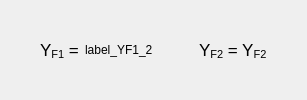
           <widget class="QFrame" name="frame_97">
            <property name="frameShape">
             <enum>QFrame::NoFrame</enum>
            </property>
            <property name="frameShadow">
             <enum>QFrame::Raised</enum>
            </property>
            <layout class="QGridLayout" name="gridLayout_178">
             <property name="margin">
              <number>0</number>
             </property>
             <item row="0" column="0">
              <widget class="QLabel" name="label_636">
               <property name="text">
                <string>&lt;!DOCTYPE HTML PUBLIC &quot;-//W3C//DTD HTML 4.0//EN&quot; &quot;http://www.w3.org/TR/REC-html40/strict.dtd&quot;&gt;
&lt;html&gt;&lt;head&gt;&lt;meta name=&quot;qrichtext&quot; content=&quot;1&quot; /&gt;&lt;style type=&quot;text/css&quot;&gt;
p, li { white-space: pre-wrap; }
&lt;/style&gt;&lt;/head&gt;&lt;body style=&quot; font-family:'Lucida Grande'; font-size:13pt; font-weight:400; font-style:normal;&quot;&gt;
&lt;p style=&quot; margin-top:0px; margin-bottom:0px; margin-left:0px; margin-right:0px; -qt-block-indent:0; text-indent:0px;&quot;&gt;Y&lt;span style=&quot; vertical-align:sub;&quot;&gt;F1&lt;/span&gt; =&lt;/p&gt;&lt;/body&gt;&lt;/html&gt;</string>
               </property>
               <property name="indent">
                <number>40</number>
               </property>
              </widget>
             </item>
             <item row="0" column="4">
              <spacer name="horizontalSpacer_188">
               <property name="orientation">
                <enum>Qt::Horizontal</enum>
               </property>
               <property name="sizeHint" stdset="0">
                <size>
                 <width>40</width>
                 <height>20</height>
                </size>
               </property>
              </spacer>
             </item>
             <item row="0" column="1">
              <widget class="QLabel" name="label_YF1_3">
               <property name="text">
                <string>label_YF1_2</string>
               </property>
              </widget>
             </item>
             <item row="0" column="2">
              <spacer name="horizontalSpacer_189">
               <property name="orientation">
                <enum>Qt::Horizontal</enum>
               </property>
               <property name="sizeType">
                <enum>QSizePolicy::Minimum</enum>
               </property>
               <property name="sizeHint" stdset="0">
                <size>
                 <width>40</width>
                 <height>20</height>
                </size>
               </property>
              </spacer>
             </item>
             <item row="0" column="3">
              <widget class="QLabel" name="label_637">
               <property name="text">
                <string>&lt;!DOCTYPE HTML PUBLIC &quot;-//W3C//DTD HTML 4.0//EN&quot; &quot;http://www.w3.org/TR/REC-html40/strict.dtd&quot;&gt;
&lt;html&gt;&lt;head&gt;&lt;meta name=&quot;qrichtext&quot; content=&quot;1&quot; /&gt;&lt;style type=&quot;text/css&quot;&gt;
p, li { white-space: pre-wrap; }
&lt;/style&gt;&lt;/head&gt;&lt;body style=&quot; font-family:'Lucida Grande'; font-size:13pt; font-weight:400; font-style:normal;&quot;&gt;
&lt;p style=&quot; margin-top:0px; margin-bottom:0px; margin-left:0px; margin-right:0px; -qt-block-indent:0; text-indent:0px;&quot;&gt;Y&lt;span style=&quot; vertical-align:sub;&quot;&gt;F2&lt;/span&gt; = Y&lt;span style=&quot; vertical-align:sub;&quot;&gt;F2&lt;/span&gt;&lt;/p&gt;&lt;/body&gt;&lt;/html&gt;</string>
               </property>
              </widget>
             </item>
            </layout>
           </widget>
